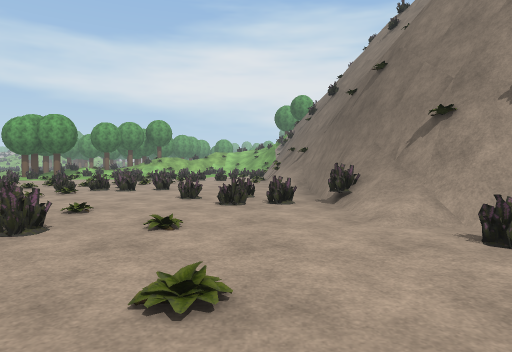
view 1 (above)

24 first-person views from a walk through a scene from a Unity 3-D project. The camera is 1.4 m above the floor, tilts 2° down and sees 75° across. The floor is counted in squares, 2 m on a side. Each view is taken from the middle of a square. On the plan, view 1 faces up. The plan holds only what a view shows up to about 10 squares ahead; the rest is blank. The place goes on beyond the plan. Some trees and plants on the terrain are drawn as simple stand-ins. The player is left out. Some surface patterns are stand-ins.

view 2
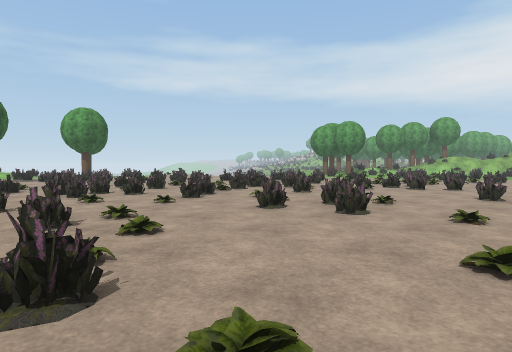

view 3
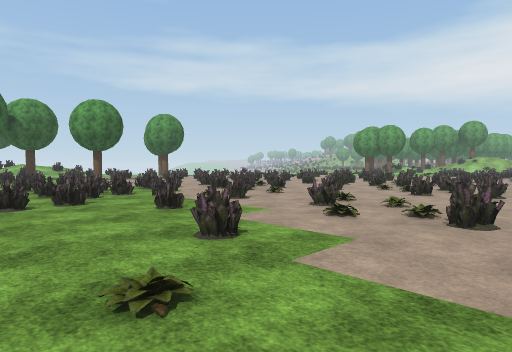

view 4
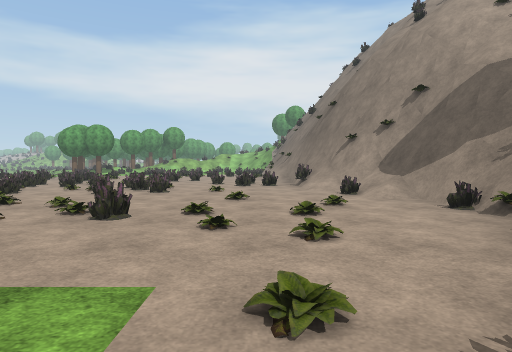

view 5
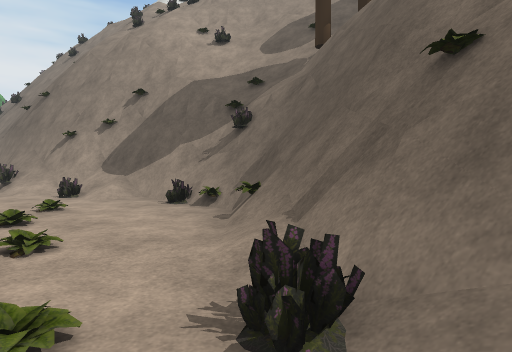

view 6
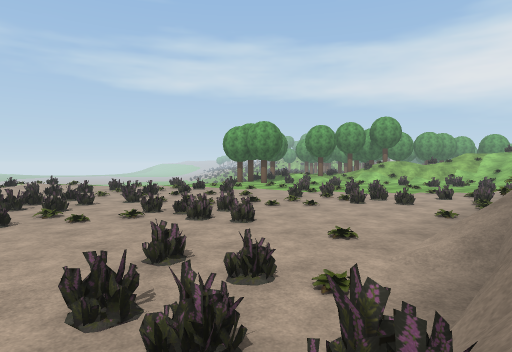

view 7
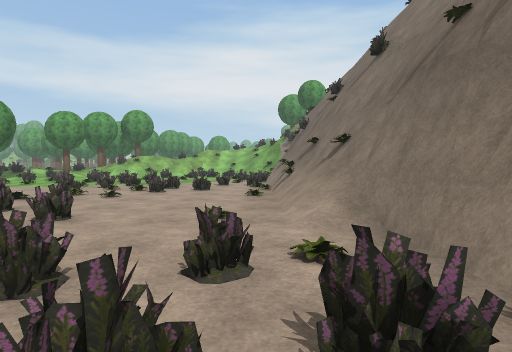

view 8
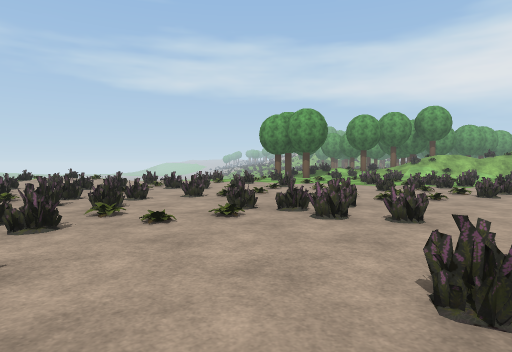

view 9
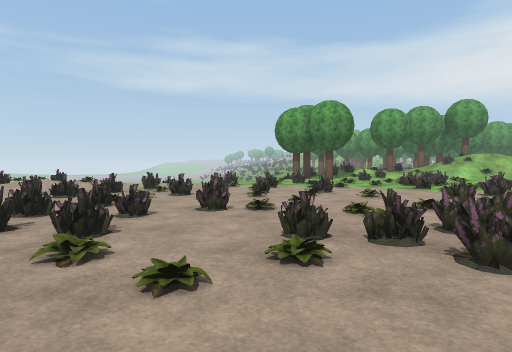

view 10
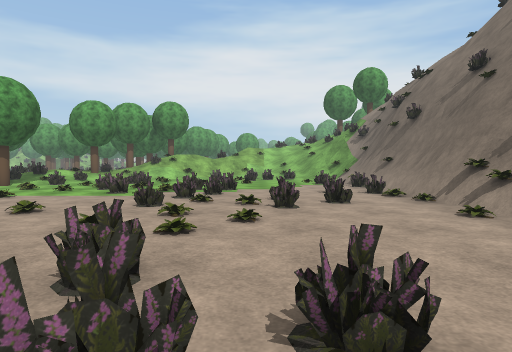

view 11
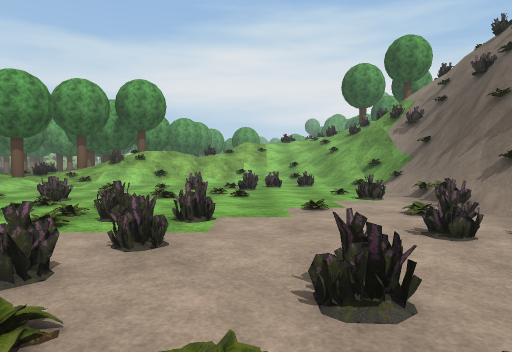

view 12
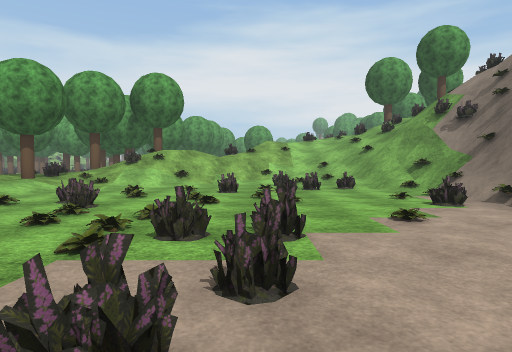

view 13
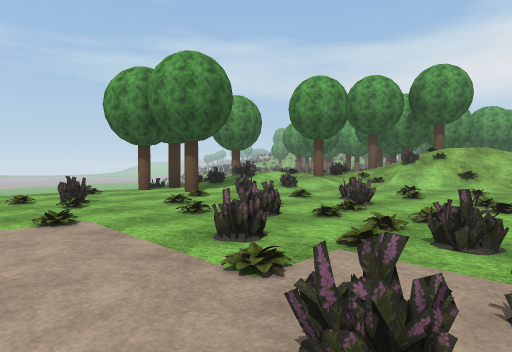

view 14
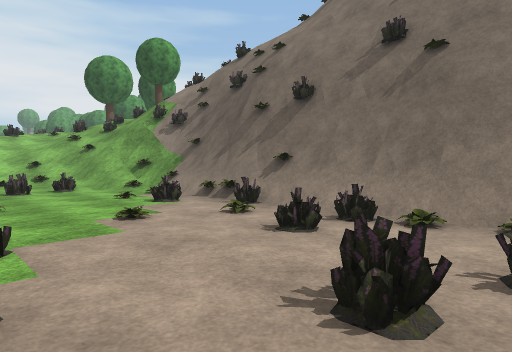

view 15
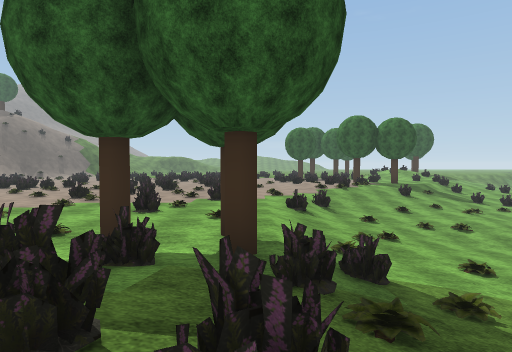

view 16
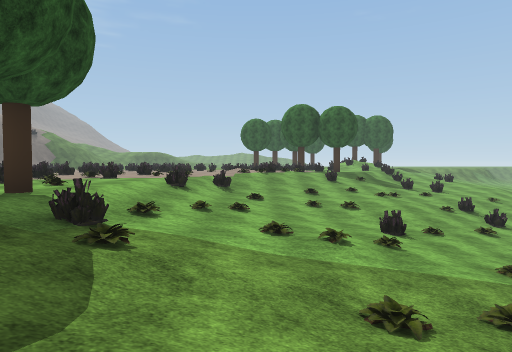

view 17
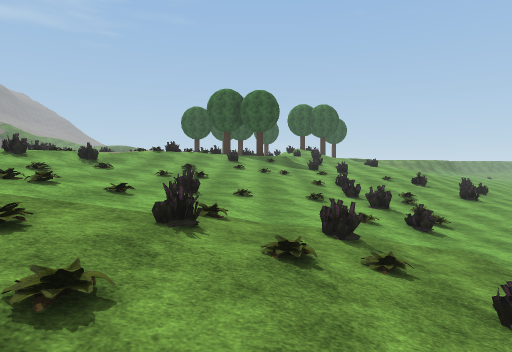

view 18
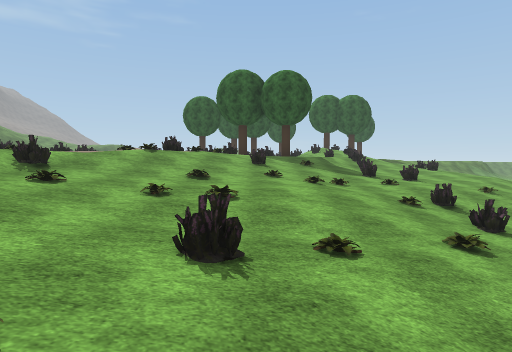

view 19
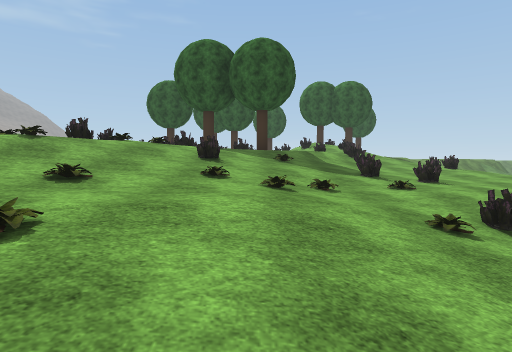

view 20
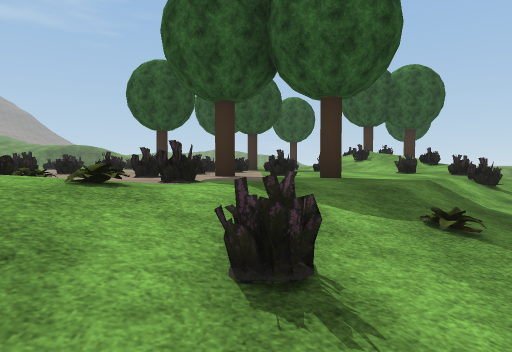

view 21
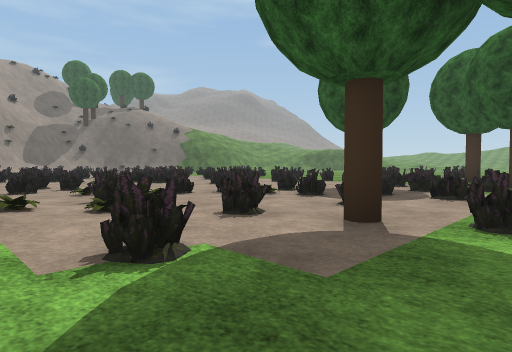

view 22
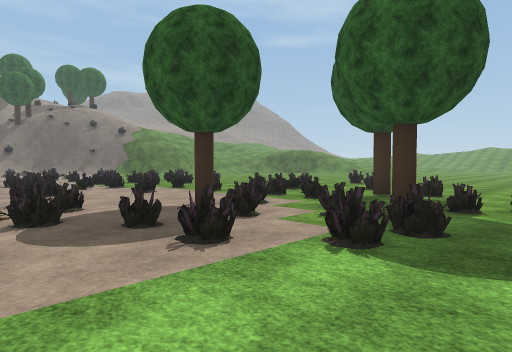

view 23
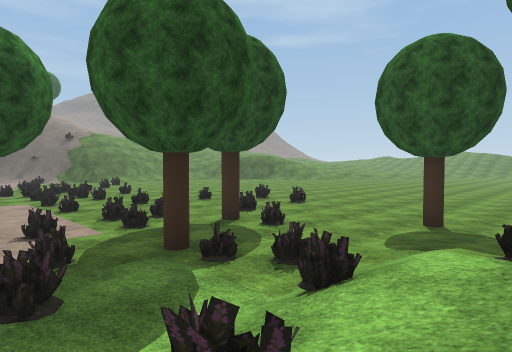

view 24
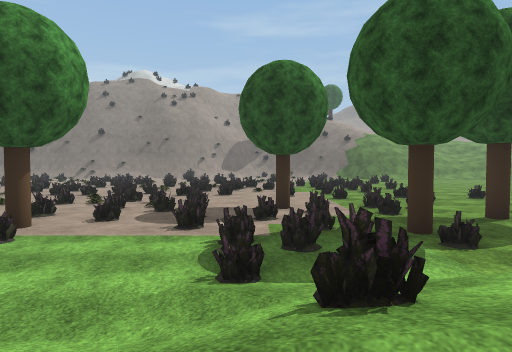

### Floor plan
Key: @ floor where view 1 was taken; # wall or solid block; x gap in a wall; . main floor; : floor 0.75 m higher than the main floor; - floor 0.75 m lower than the main floor; + floor 1.5 m higher than the main floor; _ floor 1.5 m lower than the main floor; < floor 2.5 m lower than the main floor; ( floor 3.25 m lower than the main floor; * floor 4.75 m higher than the main floor; / step, stairs or slope; = window, fence, low wall or low ledge; v drop or lower ground; T tree; O other object.
Columns run from 24 left of view 1 to 8 right of it. Each row starts with its distance up from view 1.
 24              :........=./###
 23     /   /  : /T.......=.//###
 22     </  //.== /....=.=../##vv
 21   =(<__/-//.:==..........# v
 20  (((<=__-///v...==.....=.# v
 19  ((=<____-.T.T=.........=# v#v
 18 (((<<____-.T.............# v#
 17 (=/<<=___//......=.==....#  v
 16 /((</___/-...=....=#=..==#  v
 15 /=<<_____-=........x..=..#  vv
 14 /=<_____//..=.=....=..=..## v
 13 (<//____-=....=.=... ....=#
 12 <=____/-//   ..=#......../#
 11 ___/_-///.  =..= ......../#
 10 ___/--//.   .#=....#=..../#
  9 =__--/..  .. =...=.===.../# v
  8 __-//...=... =.=.=........##v
  7 _-//..=....=....==.....==.##v
  6 -=/.T....=..=x.#====...==./#
  5 -/...T.=..=.=..====#=...../####
  4 //=...=.===..  =#==.#=..../####
  3 /......=====.==#===.=.=...=/#v//
  2 =/...==..=.=. ====#......../#v///
  1 ///====......#===#..........##=//
  0  +/.==.=T..=.===..=.=...@..=##///
 -1  +/..T......=...=.....=.....#vTO
 -2  //.=..==.=...==..==......./#*v
 -3   :.....=... =.===..=...../##v
 -4   ...=T..==     .=.......=##v
 -5   .....=...        .......#/

Where each view was taken, in squares from view 1:
view 1: 0 up, 0 right, facing up
view 2: 1 down, 0 right, facing up-left
view 3: 5 down, 1 left, facing up-left
view 4: 5 down, 0 right, facing up
view 5: 5 down, 0 right, facing up-right
view 6: 5 up, 2 right, facing up-left
view 7: 5 up, 0 right, facing up
view 8: 5 up, 1 left, facing up-left
view 9: 6 up, 3 left, facing up-left
view 10: 8 up, 3 left, facing up
view 11: 13 up, 3 left, facing up
view 12: 14 up, 4 left, facing up
view 13: 14 up, 4 left, facing up-left
view 14: 14 up, 4 left, facing up-right
view 15: 23 up, 13 left, facing down
view 16: 23 up, 16 left, facing down
view 17: 23 up, 20 left, facing down
view 18: 19 up, 19 left, facing down
view 19: 16 up, 20 left, facing down
view 20: 11 up, 19 left, facing down
view 21: 8 up, 20 left, facing down-right
view 22: 4 up, 21 left, facing down-right
view 23: 1 up, 23 left, facing down-right
view 24: 1 up, 24 left, facing right
